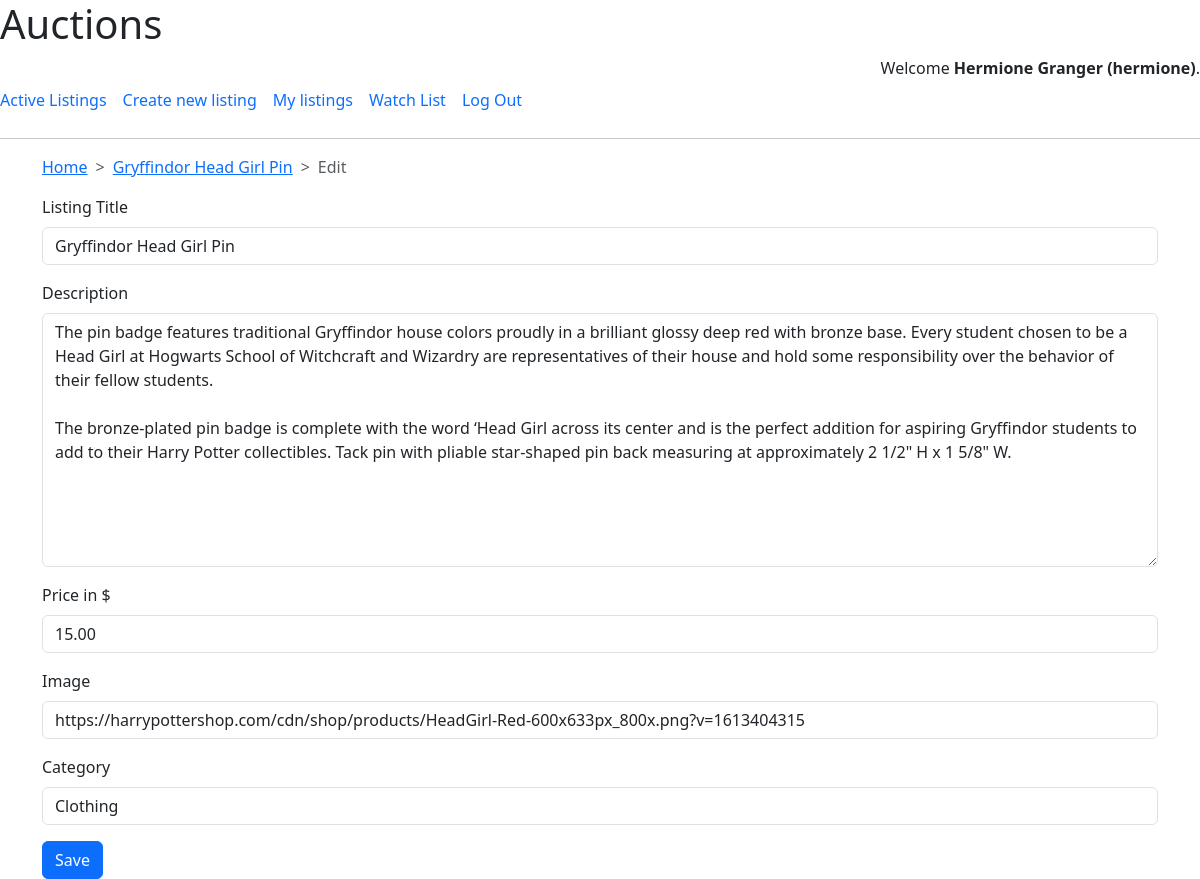
Page /listing/5/edit (signed in) on the earlier database version.
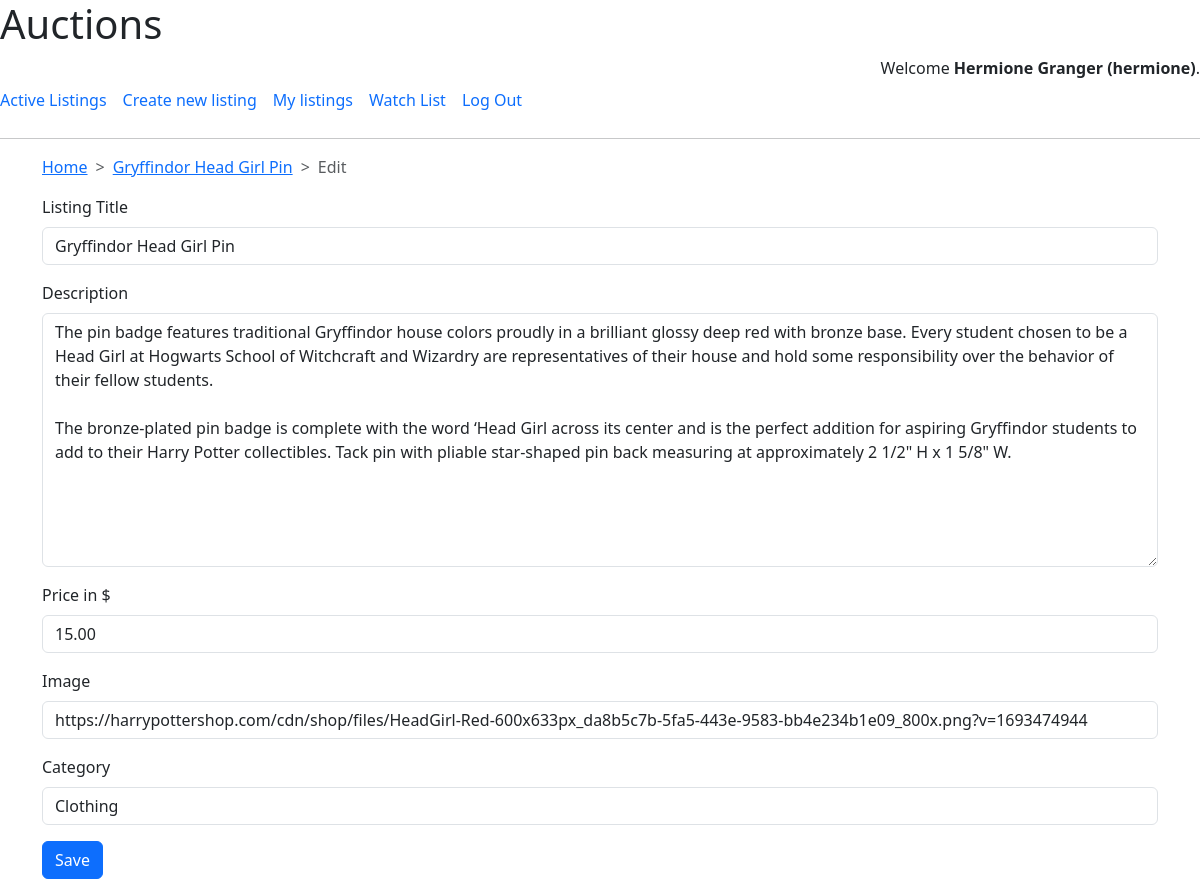
Same page on the later database version.
### auctions/models.py (models this page shows, shortened)
class User(AbstractUser):
    watchlist = models.ManyToManyField(Listing, blank=True, related_name='subscribers')
    def __str__(self):
        return f"{self.first_name} {self.last_name}"

class Listing(models.Model):
    title = models.CharField(max_length=150)
    description = models.TextField()
    price = models.DecimalField(max_digits=7,decimal_places=2)
    image = models.URLField(blank=True)
    category = models.ForeignKey("Category", models.SET_NULL, blank=True, null=True)
    auctioneer = models.ForeignKey("User", on_delete=models.CASCADE)
    is_active = models.BooleanField(default=True)
    created_date = models.DateTimeField()
    closed_date = models.DateTimeField(blank=True, null=True)
    def __init__(self, *args, **kwargs):
        super().__init__(*args, **kwargs)
        self._is_watchable = False
        self._is_editable = False
        self._is_in_watchlist = False
        self._bid_info = {'count': 0, 'max_bid': 0, 'user_bid': False}
    objects = models.Manager()
    ownerList = OwnerListManager()

class Category(models.Model):
    title = models.CharField(max_length=50)
    def __str__(self):
        return self.title

### auctions/views.py (the view, shortened to what this page needs)
# urls.py: path("listing/<int:listing_id>/edit", views.edit, name="edit"),
@login_required
def edit(request, listing_id):
    listing = Listing.objects.get(pk = listing_id)
    if listing is not None:
        form = ListingForm(instance=listing, initial={'categoryTitle': listing.category})
        return render(request, "auctions/editor.html", {
            "title" : listing.title,
            "listing_id" : listing_id,
            "action" : "edit",
            "form" : form
        })

### auctions/utils.py
class ListingForm(ModelForm):
    categoryTitle = forms.CharField(label="Category")
    def __init__(self, *args, **kwargs):
        super(ListingForm, self).__init__(*args, **kwargs)
        self.fields["categoryTitle"].widget = ListTextWidget(
            data_list=Category.objects.all(),
            name='category_list')
    class Meta:
        model = Listing
        exclude = ['category', 'auctioneer', 'is_active', 'created_date', 'closed_date']
        labels = {
            'title': "Listing Title",
            "description:": "Short Description of lisitng",
            "price": "Price in $",
            "image:": "URL for image"}

### auctions/utils.py (called while the page is built)
    def render(self, name, value, attrs=None, renderer=None):
        text_html = super(ListTextWidget, self).render(name, value, attrs=attrs)
        data_list = '<datalist id="list__%s">' % self._name
        for item in self._list:
            data_list += '<option value="%s">' % str(item).title()
        data_list += '</datalist>'
        return format_html(text_html + data_list)

### auctions/templates/auctions/editor.html (shortened to what this page needs)
{% extends "auctions/layout.html" %}
{% load django_bootstrap5 %}
{% block body %}
{% if listing_id is None  %}
<h1> Create a new entry.</h1>
<form action="{% url action %}" method="post">
{% else %}
<nav style="--bs-breadcrumb-divider: '>';" aria-label="breadcrumb">
    <ol class="breadcrumb">
        <li class="breadcrumb-item"><a href="{% url 'index' %}">Home</a></li>
        <li class="breadcrumb-item"><a href="{% url 'listing' listing_id %}">{{title}}</a></li>
        <li class="breadcrumb-item active" aria-current="page">Edit</li>
    </ol>
</nav>
<form action="{% url action listing_id %}" method="post">
{% endif %}
    {% bootstrap_form form %}
    {% bootstrap_button button_type="submit" content="Save" %}
</form>
{% endblock %}

### auctions/templates/auctions/layout.html (shortened to what this page needs)
{% load static %}
{% load django_bootstrap5 %}
<!DOCTYPE html>
<html lang="en">
<head>
    <link rel="stylesheet" href="https://stackpath.bootstrapcdn.com/bootstrap/4.4.1/css/bootstrap.min.css"
>
    {% bootstrap_css %}
    <link href="{% static 'auctions/styles.css' %}" rel="stylesheet">
</head>
<body>
    <h1>Auctions</h1>
    <div class="text-right">
        {% if user.is_authenticated %}
        Welcome <strong>{{ user}} ({{ user.username }})</strong>.
        {% else %}
        Not signed in.
        {% endif %}
    </div>
    <ul class="nav nav-underline">
        <li class="nav-item">
            <a class="nav-link" href="{% url 'index' %}">Active Listings</a>
        </li>
        {% if user.is_authenticated %}
        <li class="nav-item">
            <a class="nav-link" href="{% url 'new_listing' %}">Create new listing</a>
        </li>
        <li class="nav-item">
            <a class="nav-link" href="{% url 'my_listings' %}">My listings</a>
        </li>
        <li class="nav-item">
            <a class="nav-link" href="{% url 'my_watchlist' %}">Watch List</a>
        </li>
        <li class="nav-item">
            <a class="nav-link" href="{% url 'logout' %}">Log Out</a>
        </li>
        {% endif %}
    </ul>
    <hr>
    <div class="container">
        {% block body %}
        {% endblock %}
    </div>
</body>
</html>

Differences in the rows shown:
changed Listing "Gryffindor Head Girl Pin": image "https://harrypottershop.com/cdn/shop/products/HeadGirl-Red-600x633px_800x.png?v=1613404315" → "https://harrypottershop.com/cdn/shop/files/HeadGirl-Red-600x633px_da8b5c7b-5fa5-443e-9583-bb4e234b1e09_800x.png?v=1693474944"
